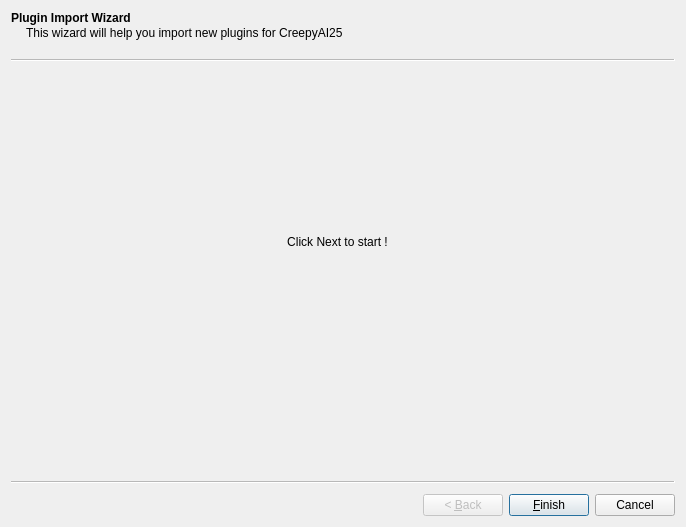
<?xml version="1.0" encoding="UTF-8"?>
<ui version="4.0">
 <class>pluginImportWizard</class>
 <widget class="QWizard" name="pluginImportWizard">
  <property name="geometry">
   <rect>
    <x>0</x>
    <y>0</y>
    <width>686</width>
    <height>527</height>
   </rect>
  </property>
  <property name="windowTitle">
   <string>CreepyAI25 Plugin Import Wizard</string>
  </property>
  <property name="wizardStyle">
   <enum>QWizard::ClassicStyle</enum>
  </property>
  <widget class="QWizardPage" name="pluginImportWizardPage1">
   <property name="title">
    <string>Plugin Import Wizard</string>
   </property>
   <property name="subTitle">
    <string>This wizard will help you import new plugins for CreepyAI25</string>
   </property>
   <widget class="QWidget" name="verticalLayoutWidget">
    <property name="geometry">
     <rect>
      <x>0</x>
      <y>0</y>
      <width>641</width>
      <height>351</height>
     </rect>
    </property>
    <layout class="QVBoxLayout" name="verticalLayout">
     <property name="sizeConstraint">
      <enum>QLayout::SetNoConstraint</enum>
     </property>
     <item>
      <widget class="QLabel" name="label1">
       <property name="text">
        <string>Click Next to start !</string>
       </property>
       <property name="textFormat">
        <enum>Qt::RichText</enum>
       </property>
       <property name="alignment">
        <set>Qt::AlignCenter</set>
       </property>
      </widget>
     </item>
    </layout>
   </widget>
  </widget>
 </widget>
 <resources/>
 <connections/>
</ui>
